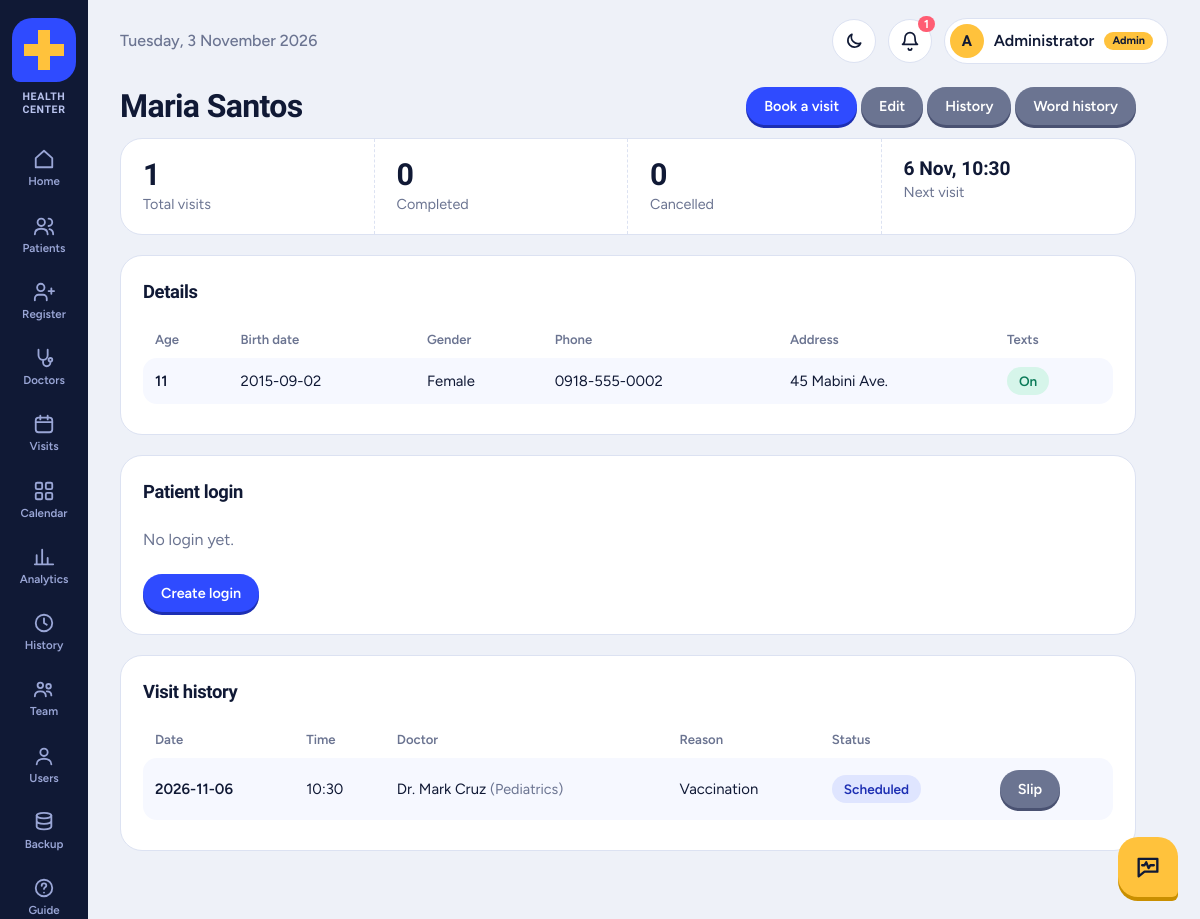
Screenshot of /patient.php?id=2 (signed in) with the database file from the repository.
### tables this page shows
CREATE TABLE IF NOT EXISTS users (
  user_id INT AUTO_INCREMENT PRIMARY KEY,
  username VARCHAR(50) NOT NULL UNIQUE,
  password VARCHAR(255) NOT NULL,
  full_name VARCHAR(100) NOT NULL,
  agreed_at DATETIME NULL,
  profile_photo VARCHAR(255) NULL,
  cover_photo VARCHAR(255) NULL,
  role ENUM('admin','staff','doctor','patient') NOT NULL DEFAULT 'staff',
  doctor_id INT NULL,
  patient_id INT NULL,
  must_change_password TINYINT(1) NOT NULL DEFAULT 0
);

CREATE TABLE IF NOT EXISTS patients (
  patient_id INT AUTO_INCREMENT PRIMARY KEY,
  full_name VARCHAR(100) NOT NULL,
  birth_date DATE NOT NULL,
  gender ENUM('Male','Female','Other') NOT NULL,
  phone VARCHAR(20),
  address VARCHAR(255),
  sms_optin TINYINT(1) NOT NULL DEFAULT 1
);

CREATE TABLE IF NOT EXISTS appointments (
  appointment_id INT AUTO_INCREMENT PRIMARY KEY,
  patient_id INT NOT NULL,
  doctor_id INT NOT NULL,
  appt_date DATE NOT NULL,
  appt_time TIME NOT NULL,
  reason VARCHAR(255),
  status ENUM('Scheduled','Completed','Cancelled') NOT NULL DEFAULT 'Scheduled',
  UNIQUE KEY no_double_booking (doctor_id, appt_date, appt_time),
  FOREIGN KEY (patient_id) REFERENCES patients(patient_id) ON DELETE CASCADE,
  FOREIGN KEY (doctor_id) REFERENCES doctors(doctor_id) ON DELETE CASCADE
);

CREATE TABLE IF NOT EXISTS doctors (
  doctor_id INT AUTO_INCREMENT PRIMARY KEY,
  full_name VARCHAR(100) NOT NULL,
  specialty VARCHAR(100) NOT NULL,
  phone VARCHAR(20),
  schedule VARCHAR(100)
);

### patient.php (the view, shortened to what this page needs)
<?php require_once 'db.php'; require_role(['admin', 'staff', 'doctor']);
include 'header.php';
$s = $pdo->prepare('SELECT * FROM patients WHERE patient_id=?'); $s->execute([$id]); $p = $s->fetch();
$v = $pdo->prepare('SELECT a.*, d.full_name doctor, d.specialty FROM appointments a JOIN doctors d USING(doctor_id) WHERE a.patient_id=?' . (role() === 'doctor' ? ' AND a.doctor_id=' . (int)($_SESSION['doctor_id'] ?? 0) : '') . ' ORDER BY a.appt_date DESC, a.appt_time DESC');
$v->execute([$id]); $visits = $v->fetchAll();
$age = (new DateTime($p['birth_date']))->diff(new DateTime())->y;
$done = $canc = 0; $next = null;
foreach ($visits as $r) {
    if ($r['status'] === 'Scheduled' && strtotime($r['appt_date'] . ' ' . $r['appt_time']) > time()) $next = $r;
}
?>
<div class="pagehead"><h2><?= h($p['full_name']) ?></h2>
  <div><?php if (in_array(role(), ['admin', 'staff'], true)): ?><a class="btn" href="appointments.php?patient=<?= $id ?>">Book a visit</a>
  <a class="btn gray" href="patients.php?edit=<?= $id ?>">Edit</a><?php endif; ?>
  <?php if (role() === 'admin'): ?><a class="btn gray" href="history.php?table=patients&id=<?= $id ?>">History</a>
  <a class="btn gray" href="export_word.php?report=history&table=patients&id=<?= $id ?>">Word history</a><?php endif; ?></div></div>
<div class="strip">
  <div><b><?= count($visits) ?></b><span>Total visits</span></div>
  <div><b><?= $done ?></b><span>Completed</span></div>
  <div><b><?= $canc ?></b><span>Cancelled</span></div>
  <div><b style="font-size:1.2rem"><?= $next ? h(date('j M', strtotime($next['appt_date'])) . ', ' . substr($next['appt_time'], 0, 5)) : '—' ?></b><span>Next visit</span></div>
</div>
<div class="card"><h3>Details</h3>
<table><tr><th>Age</th><th>Birth date</th><th>Gender</th><th>Phone</th><th>Address</th><?php if (isset($p['sms_optin'])): ?><th>Texts</th><?php endif; ?></tr>
<tr><td><?= $age ?></td><td><?= h($p['birth_date']) ?></td><td><?= h($p['gender']) ?></td><td><?= h($p['phone']) ?: '—' ?></td><td><?= h($p['address']) ?: '—' ?></td>
<?php if (isset($p['sms_optin'])): ?><td><span class="pill <?= $p['sms_optin'] ? 's-completed' : 's-other' ?>"><?= $p['sms_optin'] ? 'On' : 'Off' ?></span></td><?php endif; ?></tr></table></div>
<?php if (in_array(role(), ['admin', 'staff'], true)):
$acct = false; try { $q = $pdo->prepare("SELECT username FROM users WHERE patient_id=? AND role='patient' LIMIT 1"); $q->execute([$id]); $acct = $q->fetchColumn(); } catch (PDOException $e) {} ?>
<div class="card"><h3>Patient login</h3>
<?php if ($acct): ?><p>This patient has a login: <b>@<?= h($acct) ?></b></p>
<?php else: ?><p class="empty">No login yet.</p><a class="btn" href="register_patient.php?patient=<?= $id ?>">Create login</a><?php endif; ?></div>
<?php endif; ?>
<div class="card"><h3>Visit history</h3>
<table><tr><th>Date</th><th>Time</th><th>Doctor</th><th>Reason</th><th>Status</th><th></th></tr>
<?php foreach ($visits as $r): ?>
<tr><td><?= h($r['appt_date']) ?></td><td><?= h(substr($r['appt_time'], 0, 5)) ?></td><td><?= h($r['doctor']) ?> <small class="note">(<?= h($r['specialty']) ?>)</small></td><td><?= h($r['reason']) ?></td>
<td><span class="pill s-<?= strtolower($r['status']) ?>"><?= h($r['status']) ?></span></td>
<td><a class="btn gray" href="slip.php?id=<?= $r['appointment_id'] ?>" target="_blank">Slip</a></td></tr>
<?php endforeach; if (!$visits) echo '<tr><td colspan="6">No visits yet.</td></tr>'; ?></table></div>
<?php include 'footer.php'; ?>

### header.php (shortened to what this page needs)
<?php require_once 'db.php'; require_login();
$page = basename($_SERVER['SCRIPT_NAME']);
$meSt = $pdo->prepare('SELECT * FROM users WHERE user_id=?'); $meSt->execute([$_SESSION['uid']]); $me = $meSt->fetch();
$soon = 0;
try { $soon = (int)$pdo->query("SELECT COUNT(*) FROM appointments WHERE status='Scheduled' AND TIMESTAMP(appt_date,appt_time) BETWEEN NOW() AND NOW() + INTERVAL 24 HOUR")->fetchColumn(); } catch (PDOException $e) {}
function nav($file, $label, $icon) {
    global $page;
    echo '<a href="'.$file.'" class="'.($page === $file ? 'on' : '').'"><svg viewBox="0 0 24 24" fill="none" stroke="currentColor" stroke-width="2" stroke-linecap="round" stroke-linejoin="round">'.$icon.'</svg>'.$label.'</a>';
}
?>
<!DOCTYPE html>
<html lang="en"><head>
<link rel="stylesheet" href="style.css"><script src="theme.js"></script><link rel="icon" type="image/svg+xml" href="logo.svg">
</head><body>
<nav class="rail">
  <a class="logo" href="<?= h(home_for(role())) ?>" aria-label="<?= h(CLINIC_NAME) ?> home"><?= logo_html(64) ?><span class="logo-name"><?= h(CLINIC_NAME) ?></span></a>
  <?php
  $r = role(); $staff = in_array($r, ['admin', 'staff'], true);
  nav(home_for($r),'Home','<path d="M3 11l9-8 9 8v10H3z"/>');
  if ($staff) nav('patients.php','Patients','<circle cx="9" cy="8" r="4"/><path d="M2 21c0-4 3-6 7-6s7 2 7 6M17 4a4 4 0 010 8M22 21c0-3-2-5-4-5.5"/>');
  if ($staff) nav('register_patient.php','Register','<path d="M15 21v-2a4 4 0 00-4-4H6a4 4 0 00-4 4v2M8.5 11a4 4 0 100-8 4 4 0 000 8zM20 8v6M23 11h-6"/>');
  if ($staff) nav('doctors.php','Doctors','<path d="M6 3v6a5 5 0 0010 0V3M11 14v3a4 4 0 008 0v-1"/><circle cx="19" cy="14" r="2"/>');
  if ($staff || $r === 'doctor') nav('appointments.php','Visits','<rect x="3" y="5" width="18" height="16" rx="3"/><path d="M3 10h18M8 3v4M16 3v4"/>');
  if ($staff || $r === 'doctor') nav('calendar.php','Calendar','<rect x="3" y="3" width="7" height="7" rx="1.5"/><rect x="14" y="3" width="7" height="7" rx="1.5"/><rect x="3" y="14" width="7" height="7" rx="1.5"/><rect x="14" y="14" width="7" height="7" rx="1.5"/>');
  if ($staff) nav('analytics.php','Analytics','<path d="M4 20V10M10 20V4M16 20v-7M22 20H2"/>');
  if ($r === 'admin') nav('history.php','History','<circle cx="12" cy="12" r="9"/><path d="M12 7v5l3 2"/>');
  if ($staff) nav('team.php','Team','<circle cx="8" cy="8" r="3"/><circle cx="17" cy="9" r="2.5"/><path d="M2 20c0-3.5 2.5-5.5 6-5.5s6 2 6 5.5M15 14.5c3 0 5 1.5 5 4.5"/>');
  if ($r === 'admin') nav('users.php','Users','<circle cx="12" cy="8" r="4"/><path d="M4 21c0-4 4-6 8-6s8 2 8 6"/>');
  if ($r === 'admin') nav('backup.php','Backup','<ellipse cx="12" cy="5" rx="8" ry="3"/><path d="M4 5v6c0 1.7 3.6 3 8 3s8-1.3 8-3V5M4 11v6c0 1.7 3.6 3 8 3s8-1.3 8-3v-6"/>');
  if ($staff) nav('tutorial.php','Guide','<circle cx="12" cy="12" r="9"/><path d="M9.5 9.5a2.5 2.5 0 115 0c0 1.5-2.5 2-2.5 3.5M12 17h.01"/>');
  ?>
</nav>
<div class="wrap">
<div class="top">
  <span class="date"><?= date('l, j F Y') ?></span>
  <div class="topr">
    <button class="bell" id="themeBtn" type="button" aria-label="Switch theme"></button>
    <?php if ($staff): ?><a class="bell" href="notifications.php" title="Alerts and text messages"><svg viewBox="0 0 24 24" fill="none" stroke="currentColor" stroke-width="2" stroke-linecap="round" stroke-linejoin="round"><path d="M6 8a6 6 0 0112 0c0 7 3 8 3 8H3s3-1 3-8M10 21a2 2 0 004 0"/></svg><?php if ($soon): ?><i><?= $soon ?></i><?php endif; ?></a><?php endif; ?>
    <a class="chip" href="profile.php" title="Edit my profile"><?= avatar_html($me) ?><?= h($me['full_name']) ?> <small class="rolepill"><?= h(role_label(role())) ?></small></a>
  </div>
</div>
<main>

### db.php (shortened to what this page needs)
<?php
function h($s) { return htmlspecialchars((string)$s, ENT_QUOTES, 'UTF-8'); }
function logo_html($size = 48) {
    $s = (int)$size;
    return '<svg class="lg" width="' . $s . '" height="' . $s . '" viewBox="0 0 64 64" role="img" aria-label="Health Center logo">'
        . '<circle class="lg-ring" cx="32" cy="32" r="30"/>'
        . '<path class="lg-tile" d="M20 0H44a20 20 0 0 1 20 20V44a20 20 0 0 1-20 20H8a8 8 0 0 1-8-8V20A20 20 0 0 1 20 0z"/>'
        . '<path class="lg-cross" d="M26 12h12v14h14v12H38v14H26V38H12V26h14z"/>'
        . '<path class="lg-line" pathLength="100" d="M5 34H21L27 21L35 47L40 30L43 34H59"/></svg>';
}
function role() { return $_SESSION['role'] ?? 'admin'; }
function role_label($r) { return ['admin' => 'Admin', 'staff' => 'Staff', 'doctor' => 'Doctor', 'patient' => 'Patient'][$r] ?? 'Staff'; }
function home_for($r) { return ['patient' => 'portal.php', 'doctor' => 'doctor.php'][$r] ?? 'index.php'; }
function avatar_html($u, $cls = '') {
    $c = 'av' . ($cls ? " $cls" : '');
    return '<span class="' . $c . '">' . h(mb_strtoupper(mb_substr($u['full_name'], 0, 1))) . '</span>';
}

### rows the page displays
users: full_name "A", full_name "Administrator"
patients: full_name "Maria Santos", birth_date "2015-09-02", gender "Female", phone "0918-555-0002", address "45 Mabini Ave."
appointments: appt_date+appt_time "6 Nov, 10:30", appt_date "2026-11-06", appt_time "10:30", doctor.full_name "Dr. Mark Cruz", doctor.specialty "Pediatrics", reason "Vaccination", status "Scheduled"

### other values shown
CLINIC_NAME "HEALTH CENTER"
$label "Home Patients Register Doctors Visits Calendar Analytics History Team Users Backup Guide"
$soon "1"
role_label(role()) "Admin"
count($visits) "1"
$done "0"
$canc "0"
